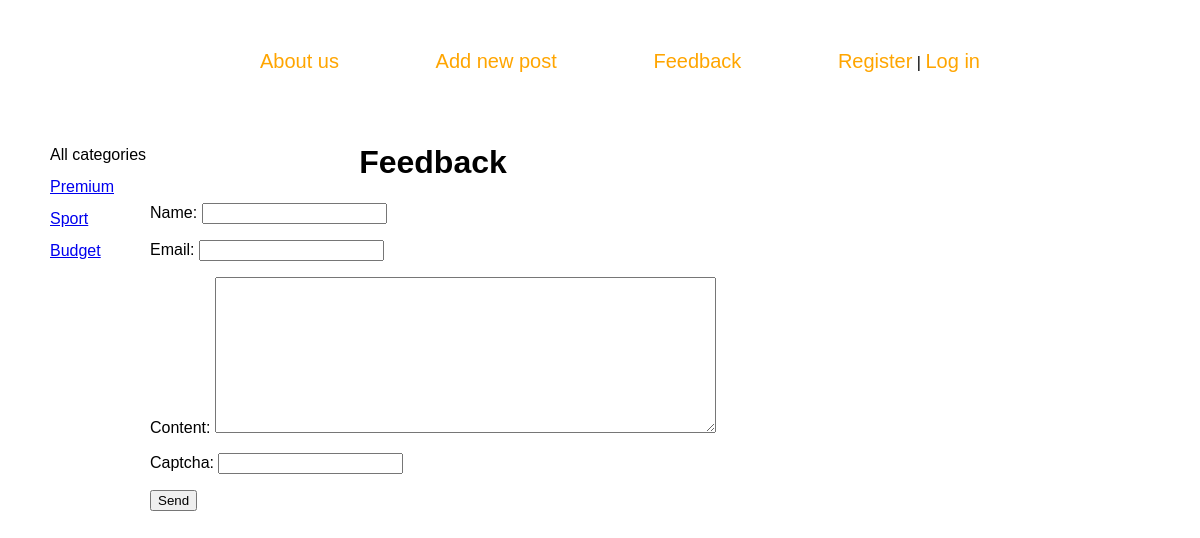
Page /contact/ on the committed database.
### cars/models.py (models this page shows, shortened)
class Category(models.Model):
    name = models.CharField(max_length=100, db_index=True, verbose_name='Категория')
    slug = models.SlugField(max_length=255, unique=True, db_index=True, verbose_name="URL")
    def get_absolute_url(self):
        return reverse('category', kwargs={'cat_slug': self.slug})
    class Meta:
        verbose_name = 'Категория'
        verbose_name_plural = 'Категория'
        ordering = ['id']

### cars/views.py (the view, shortened to what this page needs)
# urls.py: path('contact/', ContactFormView.as_view(), name='contact'),
class ContactFormView(DataMixin, FormView):
    form_class = ContactForm
    template_name = 'cars/contact.html'
    success_url = reverse_lazy('home')
    def get_context_data(self,*, object_list=None, **kwargs):
        context = super().get_context_data(**kwargs)
        c_def = self.get_user_context(title="Feedback")
        return dict(list(context.items()) + list(c_def.items()))

### cars/forms.py
class ContactForm(forms.Form):
    name = forms.CharField(label='Name', max_length=255)
    email = forms.EmailField(label='Email')
    content = forms.CharField(widget=forms.Textarea(attrs={'cols': 60, 'rows': 10}))
    captcha = CaptchaField()

### cars/templatetags/cars_tags.py (called while the page is built)
@register.inclusion_tag('cars/list_categories.html')
def show_categories(sort=None, cat_selected=0):
    if not sort:
        cats = Category.objects.all()
    else:
        cats = Category.objects.order_by(sort)
    return {"cats": cats, 'cat_selected': cat_selected}

### cars/utils.py (called while the page is built)
    def get_user_context(self, **kwargs):
        context = kwargs
        cats = cache.get('cats')
        if not cats:
            cats = Category.objects.annotate(Count('car'))
            cache.set('cats', cats, 60)
        context['cats'] = cats
        context['menu'] = menu
        if 'cat_selected' not in context:
            context['cat_selected'] = 0
        return context

### cars/templates/cars/contact.html (shortened to what this page needs)
{% extends 'cars/base.html' %}
{% block content %}
<h1>{{ title }}</h1>
<form action="" method="post">
    {% for f in form %}
    <p><label for="{{ f.id_for_label }}">{{ f.label }}: </label>{{ f }}</p>
    {% endfor %}
    <button type="submit">Send</button>
</form>
{% endblock %}

### cars/templates/cars/list_categories.html
{% for c in cats %}
    {% if c.pk == cat_selected %}
        <li class="selected">{{c.name}}</li>
    {% else %}
        <li><a href="{{ c.get_absolute_url }}">{{c.name}}</a></li>
    {% endif %}
{% endfor %}

### cars/static/cars/css/style.css (style rules this page uses)
html, body { box-sizing: border-box; padding: 0; margin: 0; font-family: Arial; }
h1 { text-align: center; }

### rows in the picture
Category: name "Premium"
Category: name "Sport"
Category: name "Budget"

### other values in the picture
{{ m.title }} "About us" "Add new post" "Feedback"
{{ title }} "Feedback"
{{ f.label }} "Name" "Email" "Content" "Captcha"
